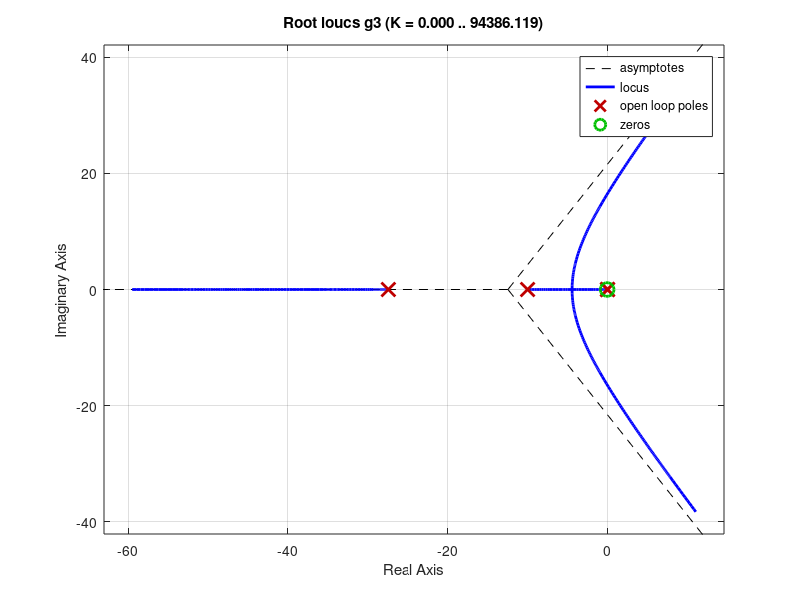

MATLAB code to generate this figure: (Note: this script raises an error after producing the figure.)
den=conv([1 0],conv([1 6],[1 10]));
g=tf(1,den);
rlocus(g)%achar 20% e ver ganho == 192

%%
%achar tetas
TETA1 = angle((-3.5+7j)-(-10))*180/pi;
TETA3 = angle((-3.5+7j)-(0))*180/pi;

%ANGULOZEROS - ANGULOPOLOS(POLODOCOMPENSADOR) = 180
NOVOTETACOMPENSADOR =- TETA1 - TETA3 - 180;

NOVOTETACOMPENSADOR = NOVOTETACOMPENSADOR+360;

%%
%achar pc
PC=7/tan(16.31*pi/180)+3.51;

%%
den=conv([1 0],conv([1 27.43],[1 10]));
g2=tf(1,den);
rlocus(g2)%achar 20% e ver ganho == 1820
%%
%Achando ganho g3
den=conv([1 0],conv([1 27.43],conv([1 0.01],[1 10])));
g3=tf([1 0.0486],den);
rlocus(g3);%achar 20% e ver ganho == 1810
%%
%plotando tudo
% primeiro 
den=conv([1 0],conv([1 6],[1 10]));
g1=tf(1,den);
k1= 192;
t1=feedback(k1*g1,1);

%Segunda
den=conv([1 0],conv([1 27.43],[1 10]));
g2=tf(1,den);
k2=1820;
t2=feedback(k2*g2,1);

%terceira
den=conv([1 0],conv([1 27.43],conv([1 0.01],[1 10])));
g3=tf([1 0.0486],den);
k3=1810;
t3=feedback(k3*g3,1);

r=tf(1,[1 0]);%degrau pra ,ultiplicar com sistemAnalyser que ja da degrau e gerar rampa
linearSystemAnalyzer(r*t1,r*t2,r*t3,r)


